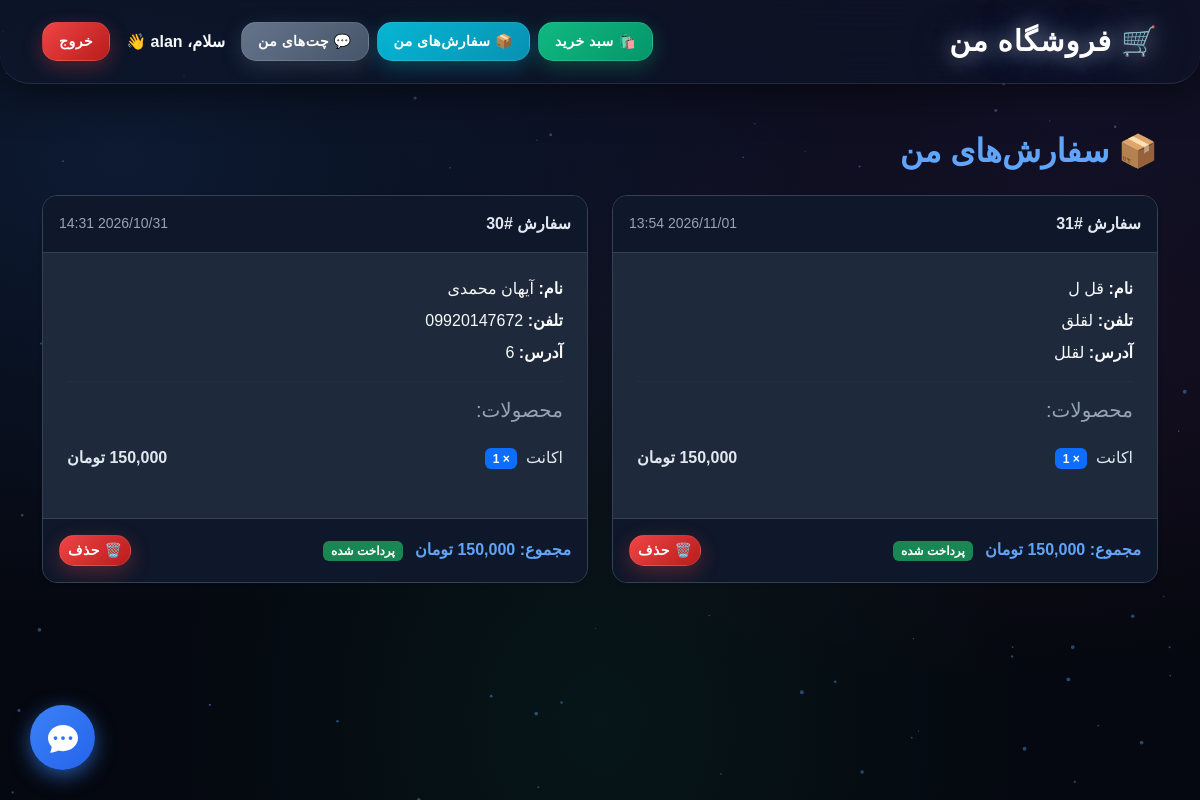
/my-orders/ (signed in), run on the app's committed database.
### store/models.py (models this page shows, shortened)
class Order(models.Model):
    user = models.ForeignKey(User, on_delete=models.SET_NULL, null=True, blank=True, verbose_name='کاربر')
    first_name = models.CharField(max_length=50, verbose_name='نام')
    last_name = models.CharField(max_length=50, verbose_name='نام خانوادگی')
    phone = models.CharField(max_length=15, verbose_name='شماره تماس')
    address = models.TextField(verbose_name='آدرس')
    extra_info = models.CharField(max_length=255, blank=True, null=True, verbose_name='اطلاعات اضافی سفارش')
    created = models.DateTimeField(auto_now_add=True, verbose_name='تاریخ ثبت')
    updated = models.DateTimeField(auto_now=True)
    paid = models.BooleanField(default=False, verbose_name='پرداخت شده')
    authority = models.CharField(max_length=255, blank=True, null=True, verbose_name='شناسه پرداخت')
    amount_sent = models.DecimalField(max_digits=12, decimal_places=0, blank=True, null=True, verbose_name='مبلغ ارسالی (ریال)')
    class Meta:
        ordering = ('-created',)
        verbose_name = 'سفارش'
        verbose_name_plural = 'سفارش‌ها'
    def get_total_cost(self): return sum(item.get_cost() for item in self.items.all())

class OrderItem(models.Model):
    order = models.ForeignKey(Order, related_name='items', on_delete=models.CASCADE, verbose_name='سفارش')
    product = models.ForeignKey(Product, related_name='order_items', on_delete=models.CASCADE, verbose_name='محصول')
    price = models.DecimalField(max_digits=10, decimal_places=2, verbose_name='قیمت')
    quantity = models.PositiveIntegerField(default=1, verbose_name='تعداد')
    class Meta:
        verbose_name = 'آیتم سفارش'
        verbose_name_plural = 'آیتم‌های سفارش'
    def get_cost(self): return self.price * self.quantity

class Product(models.Model):
    category = models.ForeignKey(Category, related_name='products', on_delete=models.CASCADE)
    name = models.CharField(max_length=200, db_index=True)
    slug = models.SlugField(max_length=200, db_index=True)
    image = models.ImageField(upload_to='products/%Y/%m/%d', blank=True)
    description = models.TextField(blank=True)
    extra_info_label = models.CharField(max_length=100, blank=True, null=True, verbose_name='برچسب اطلاعات اضافی')
    price = models.DecimalField(max_digits=10, decimal_places=2)
    stock = models.PositiveIntegerField(default=0)
    available = models.BooleanField(default=True)
    created = models.DateTimeField(auto_now_add=True)
    updated = models.DateTimeField(auto_now=True)
    class Meta:
        ordering = ('name',)
        verbose_name = 'محصول'
        verbose_name_plural = 'محصولات'
        indexes = [models.Index(fields=['id', 'slug'])]

### store/views.py (the view)
# urls.py: path('my-orders/', views.my_orders, name='my_orders'),
@login_required
def my_orders(request):
    orders = Order.objects.filter(user=request.user).order_by('-created')
    return render(request, 'store/order/my_orders.html', {'orders': orders})

### store/templatetags/price_filters.py (called while the page is built)
@register.filter
def comma_price(value):
    try:
        value = int(float(value))
        return f"{value:,}"
    except (ValueError, TypeError):
        return value

### store/templates/store/order/my_orders.html (shortened to what this page needs)
{% extends "store/base.html" %}
{% load price_filters %}
{% block content %}
    <h2 class="fw-bold mb-4" style="color: #60a5fa;">📦 سفارش‌های من</h2>
    {% if orders %}
        <div class="row g-4">
            {% for order in orders %}
                <div class="col-md-6">
                    <div class="shadow-sm h-100 animate-in" style="background: #1e293b; border: 1px solid #334155; border-radius: 15px; overflow: hidden;">
                        <div class="p-3 d-flex justify-content-between align-items-center" style="background: #0f172a; border-bottom: 1px solid #334155; color: #e2e8f0;">
                            <span class="fw-bold">سفارش #{{ order.id }}</span>
                            <small style="color: #94a3b8;">{{ order.created|date:"Y/m/d H:i" }}</small>
                        </div>
                        <div class="p-4 text-light">
                            <p class="mb-2"><strong>نام:</strong> {{ order.first_name }} {{ order.last_name }}</p>
                            <p class="mb-2"><strong>تلفن:</strong> {{ order.phone }}</p>
                            <p class="mb-2"><strong>آدرس:</strong> {{ order.address }}</p>
                            <hr style="border-color: #334155;">
                            <h5 class="mb-3" style="color: #94a3b8;">محصولات:</h5>
                            <ul class="list-group list-group-flush mb-3" style="background: transparent;">
                                {% for item in order.items.all %}
                                    <li class="list-group-item d-flex justify-content-between align-items-center px-0" style="background: transparent; border-color: #334155; color: #e2e8f0;">
                                        <span>{{ item.product.name }} <span class="badge bg-primary mx-1">× {{ item.quantity }}</span></span>
                                        <span class="fw-bold">{{ item.get_cost|comma_price }} تومان</span>
                                    </li>
                                {% endfor %}
                            </ul>
                        </div>
                        <div class="p-3 d-flex justify-content-between align-items-center" style="background: #0f172a; border-top: 1px solid #334155;">
                            <div>
                                <span class="fw-bold" style="color: #60a5fa;">مجموع: {{ order.get_total_cost|comma_price }} تومان</span>
                                {% if order.paid %}
                                    <span class="badge bg-success ms-2">پرداخت شده</span>
                                {% else %}
                                    <span class="badge bg-warning text-dark ms-2">در انتظار پرداخت</span>
                                {% endif %}
                            </div>
                            <div class="d-flex gap-2">
                                <form action="{% url 'store:order_delete' order.id %}" method="post" class="d-inline">
                                    <button type="submit" class="btn btn-danger btn-sm" onclick="return confirm('آیا از حذف این سفارش مطمئن هستید؟')">
                                        🗑️ حذف
                                    </button>
                                </form>
                            </div>
                        </div>
                    </div>
                </div>
            {% endfor %}
        </div>
    {% else %}
        <div class="alert text-center py-5 rounded-4" style="background: #1e293b; border: 1px solid #334155; color: #e2e8f0;">
            <h4>شما هنوز هیچ سفارشی ثبت نکرده‌اید.</h4>
            <a href="{% url 'store:product_list' %}" class="btn btn-primary mt-3 px-4">برو به فروشگاه</a>
        </div>
    {% endif %}
{% endblock %}

### store/templates/store/base.html (style rules this page uses)
body { background-color: #050810; background-image: radial-gradient(at 10% 20%, rgba(59, 130, 246, 0.15) 0px, transparent 50%), radial-gradient(at 90% 10%, rgba(139, 92, 246, 0.1) 0px, transparent 50%), radial-gradient(at 50% 90%, rgba(16, 185, 129, 0.08) 0px, transparent 50%), radial-gradient(at 80% 50%, rgba(236, 72, 153, 0.05) 0px, transparent 50%); background-attachment: fixed; font-family: 'Vazirmatn', Tahoma, sans-serif; color: #e2e8f0; overflow-x: hidden; min-height: 100vh; position: relative; }
.btn { font-family: 'Vazirmatn', Tahoma, sans-serif; border-radius: 15px; transition: all 0.3s cubic-bezier(0.175, 0.885, 0.32, 1.275); font-weight: 700; letter-spacing: 0.5px; border: 1px solid rgba(255, 255, 255, 0.1); text-transform: uppercase; position: relative; overflow: hidden; z-index: 1; color: white; }
.btn::before { content: ''; position: absolute; top: 50%; left: 50%; width: 0; height: 0; background: rgba(255, 255, 255, 0.2); border-radius: 50%; transform: translate(-50%, -50%); transition: width 0.6s ease, height 0.6s ease; z-index: -1; }
.btn-danger { background: linear-gradient(135deg, #ef4444 0%, #b91c1c 100%); box-shadow: 0 6px 20px rgba(239, 68, 68, 0.3); }
.animate-in { animation: fadeInUp 1s cubic-bezier(0.175, 0.885, 0.32, 1.275) forwards; opacity: 0; }

### data on the page
Order: id "31", created "2026/11/01 13:54", first_name "قل", last_name "ل", phone "لقلق", address "لقلل", get_total_cost|comma_price "150,000", paid "پرداخت شده"
OrderItem: product.name "اکانت", quantity "1", get_cost|comma_price "150,000"
Order: id "30", created "2026/10/31 14:31", first_name "آیهان", last_name "محمدی", phone "09920147672", address "6", get_total_cost|comma_price "150,000", paid "پرداخت شده"
OrderItem: product.name "اکانت", quantity "1", get_cost|comma_price "150,000"
